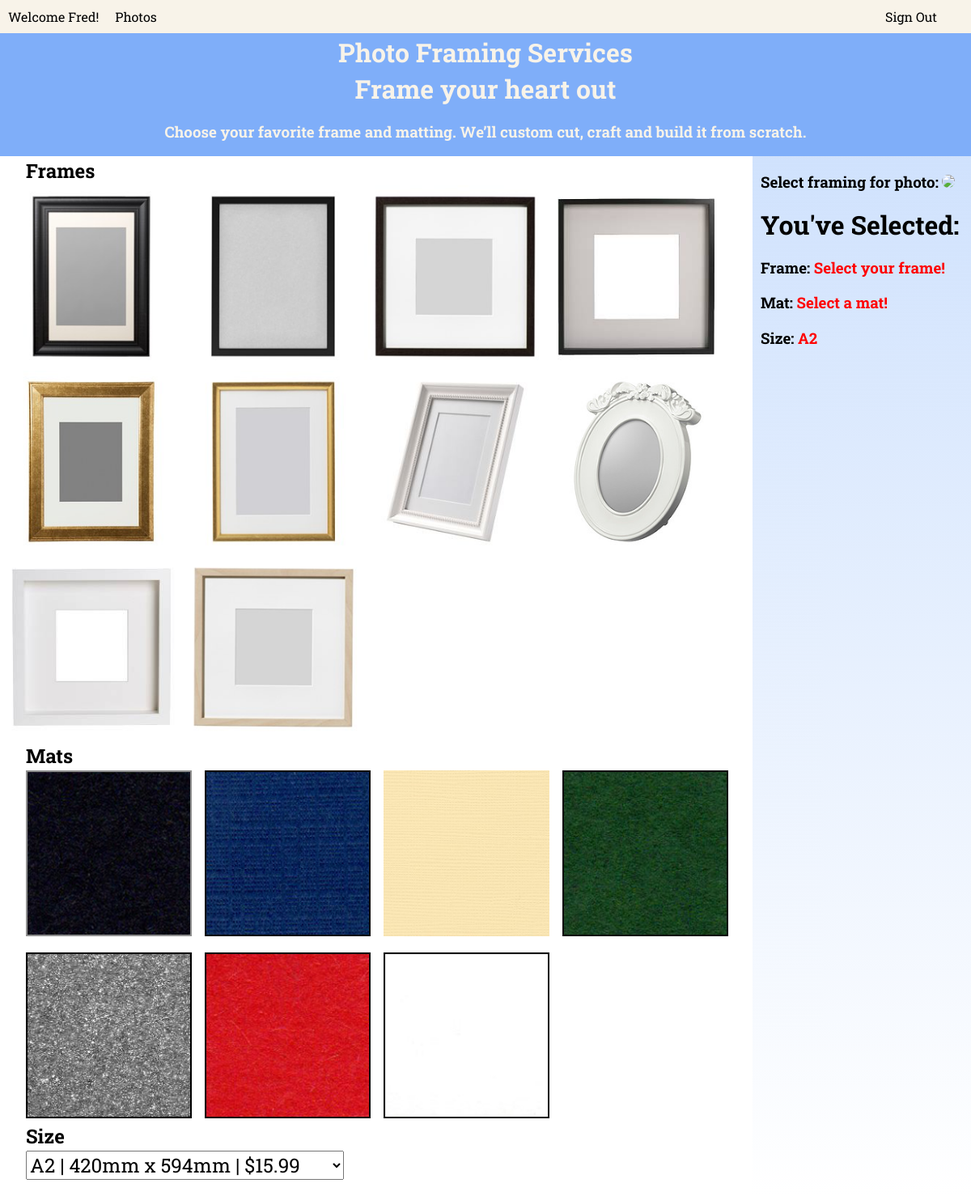
The page /services.php (signed in) on the database its author committed.
### tables this page shows
CREATE TABLE frames (
  name      VARCHAR(30) NOT NULL, 
  id			int not null AUTO_INCREMENT,
  image_file_name	VARCHAR(30) NOT NULL,
  price DECIMAL(4,2) NOT NULL,
  inventory int not null,
  deleted		BOOLEAN NOT NULL,
  CONSTRAINT pk_frame PRIMARY KEY (id)
);

CREATE TABLE mats (
  name      VARCHAR(30) NOT NULL, 
  id			int not null AUTO_INCREMENT,
  image_file_name	VARCHAR(30) NOT NULL,
  price DECIMAL(4,2) NOT NULL,
  inventory int not null,
  deleted		BOOLEAN NOT NULL,
  CONSTRAINT pk_mat PRIMARY KEY (id)
);

### services.php (the view, shortened to what this page needs)
<?php
$host = "localhost";
$user = "Solon";
$pass = "speakeasy";
$db = "event_photo";
$con=mysqli_connect($host,$user,$pass,$db);
$frames_sql = "SELECT * FROM frames;";
$frames_result = mysqli_query($con, $frames_sql);
$mats_sql = "SELECT * FROM mats;";
$mats_result = mysqli_query($con, $mats_sql);
$sizes_sql = "SELECT * FROM sizes;";
$sizes_result = mysqli_query($con, $sizes_sql);
?>
<!DOCTYPE html>
<html lang="en">
<head>
    <link rel="stylesheet" type="text/css" href="css/services.css" />
</head>
<body>
<form action="" method="post" id="searchForm">
    <div class="wrapper">
        <div class="header">
            <div id="navbar">
                <div class = "user-welcome">
                    <?php echo "Welcome ".ucfirst($_SESSION['sess_username'])."!" ?>
                </div>
                <div class = "navbar-item">
                    <a href=photos.php#home>Photos</a>
                </div>
                <div class = "navbar-item sign-out">
                    <a href=login.html>Sign Out</a>
                </div>
            </div>
        </div>
        <div class="banner">
            <h1>Photo Framing Services</h1>
            <h1>Frame your heart out</h1>
            <h3>Choose your favorite frame and matting. We’ll custom cut, craft and build it from scratch.</h3>
        </div>
        <div class="sidebar">
            <h3>Select framing for photo: <?php echo "<img id='selectedPhoto' src = 'resources/".$_SESSION['selected_id'].".jpeg'/>"; ?></h3>
            <h1>You've Selected:</h1>
            <h3>Frame: <span id="currentFrame">Select your frame!</span></h3>
            <h3>Mat:  <span id="currentMat">Select a mat!</span> </h3>
            <h3>Size: <span id="currentSize">A2</span> </h3>
        </div>
        <div class="content">
            <section class="product-section-title">
                <h1>Frames</h1>
            </section>
            <section class="frame">
                <?php
                    while($row = mysqli_fetch_array($frames_result)){
                        $deleted = $row['deleted'];
                        if(!$deleted){
                            echo "<article class='product-image'>";
                            echo "<figure>";
                            echo "<img src='resources/frames/".$row['image_file_name'].".jpg"."' alt='Frame Image' title='".$row['name']."'"."data-id=".$row["id"].">";
                            echo "</figure>";
                            echo "</article>";
                        }
                    }
                ?>
            </section>
            <section class="product-section-title">
                <h1>Mats</h1>
            </section>
            <section class="mat">
                <?php
                    while($row = mysqli_fetch_array($mats_result)){
                        $deleted = $row['deleted'];
                        if(!$deleted){
                            echo "<article class='product-image'>";
                            echo "<figure>";
                            echo "<img src='resources/mats/".$row['image_file_name'].".jpg"."' alt='Mat Image' title='".$row['name']."'"."data-id=".$row["id"].">";
                            echo "</figure>";
                            echo "</article>";
                        }
                    }
                ?>
            </section>
            <section class="product-section-title">
                <h1>Size</h1>
            </section>
            <section class="size">
                <select name="size" id="sizeSelector" onchange="selectSize()">
                    <optgroup label = "Size | Dimension | Price">
                        <?php
                            while($row = mysqli_fetch_array($sizes_result)){
                                echo "<option ". "value=".$row[size]." data-price=".'"'.$row[price].'"'.">".$row["size"]." | ".$row["dimensions"]." | "."$".$row["price"]."</option>";
                            }
                        ?>
                    </optgroup>
                </select>
            </section>
        </div>
    </div>
    </form>
</body>
</html>

### css/services.css (style rules this page uses)
html, body { padding: 0; margin: 0; font-family: 'Roboto Slab', sans-serif; }
h1 { margin: 2px auto; }
select { font-family: 'Roboto Slab', sans-serif; font-size: 1.5em; }
.wrapper { display: grid; grid-template-columns: 1fr 300px; grid-template-rows: auto 1fr auto; grid-gap: 0px; grid-template-areas: "h h" "b b" "c s"; }
.header { grid-area: h; filter: blur(0px); border-radius: 0px 0px 0px 0px; }
.banner { grid-area: b; text-align: center; background-color:rgb(127, 174, 249); color: rgb(248, 243, 233); }
.sidebar { grid-area: s; background: rgb(127,174,249); background: linear-gradient(180deg, rgb(208, 226, 253) 0%, rgba(255,255,255,0) 100%); text-align: left; padding-left: 10px; margin-left: 30px; }
.content { grid-area: c; }
#navbar { background-color: rgb(248, 243, 233); }
#navbar div { display: inline-block; padding: 10px; font-weight: normal; transition: .5s; }
.navbar-item a:link { text-decoration: none; color: rgb(0, 0, 0); }
.sign-out { float: right; margin-right: 2em; }
.user-welcome { float: left; }
.sidebar h3 span { color: red; }
#selectedPhoto { max-width: 230px; height: auto; border-radius: 8px; }
.frame { display: grid; grid-template-columns: repeat(auto-fill, minmax(200px, 1fr)); grid-auto-rows: 5px, minmax(200px, auto); grid-gap: 0em; }
.mat { display: grid; grid-template-columns: repeat(auto-fill, minmax(200px, 1fr)); grid-auto-rows: minmax(200px, auto); grid-gap: 1em; padding-left: 2em; }
.product-image figure { position: relative; overflow: hidden; margin: 0; padding: 0% 0; cursor: pointer; }
.product-image figure::before { display: block; position: absolute; top: 0; left: 0; width: 100%; height: 100%; content: ''; }
.product-image img { width: 100%; height: 100%; object-fit: cover; mix-blend-mode: multiply; transition: all 0.3s ease-in-out; }
.product-section-title { margin-left: 2em; }
.size { margin-left: 2em; margin-bottom: 20px; }

### rows shown on the page
frames: image_file_name (picture)
frames: image_file_name (picture)
frames: image_file_name (picture)
frames: image_file_name (picture)
frames: image_file_name (picture)
frames: image_file_name (picture)
frames: image_file_name (picture)
frames: image_file_name (picture)
frames: image_file_name (picture)
frames: image_file_name (picture)
mats: image_file_name (picture)
mats: image_file_name (picture)
mats: image_file_name (picture)
mats: image_file_name (picture)
mats: image_file_name (picture)
mats: shows a picture
mats: image_file_name (picture)

### other values the page prints
$_SESSION['sess_username'] "Fred"
form field size "A2 | 420mm x 594mm | $15.99"
